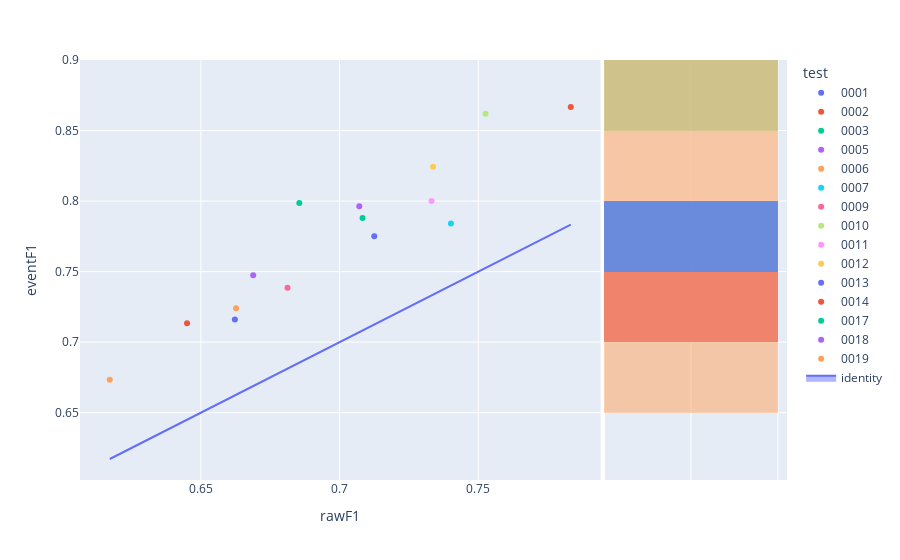

The notebook cell this image was saved under:
### Code cell
fig=px.scatter(experimentModels_N2,x='rawF1',y='eventF1',color='test',hover_name='modelId', marginal_y="histogram")
fig.add_trace(
    go.Scatter(x=experimentModels_N2['rawF1'], y=experimentModels_N2['rawF1'], name="identity", mode='lines',fill="toself")
)
fig.show()

### Figure 1 — Plotly figure (JSON) as saved in the notebook; plotly's stock layout.template omitted (floating-point values rounded to 4 significant figures)
{"data": [{"hovertemplate": "<b>%{hovertext}</b><br><br>test=0001<br>rawF1=%{x}<br>eventF1=%{y}<extra></extra>", "hovertext": ["e1d4b905-b790-4fe9-8a43-59b76a36b9dd"], "legendgroup": "0001", "marker": {"color": "#636efa", "symbol": "circle"}, "mode": "markers", "name": "0001", "orientation": "v", "showlegend": true, "type": "scatter", "x": [0.6623], "xaxis": "x", "y": [0.716], "yaxis": "y"}, {"alignmentgroup": "True", "bingroup": "y", "hovertemplate": "test=0001<br>eventF1=%{y}<br>count=%{x}<extra></extra>", "legendgroup": "0001", "marker": {"color": "#636efa"}, "name": "0001", "offsetgroup": "0001", "opacity": 0.5, "showlegend": false, "type": "histogram", "xaxis": "x2", "y": [0.716], "yaxis": "y2"}, {"hovertemplate": "<b>%{hovertext}</b><br><br>test=0002<br>rawF1=%{x}<br>eventF1=%{y}<extra></extra>", "hovertext": ["c1f62253-8dcf-4cc8-8b95-bde893a5a09e"], "legendgroup": "0002", "marker": {"color": "#EF553B", "symbol": "circle"}, "mode": "markers", "name": "0002", "orientation": "v", "showlegend": true, "type": "scatter", "x": [0.7834], "xaxis": "x", "y": [0.8666], "yaxis": "y"}, {"alignmentgroup": "True", "bingroup": "y", "hovertemplate": "test=0002<br>eventF1=%{y}<br>count=%{x}<extra></extra>", "legendgroup": "0002", "marker": {"color": "#EF553B"}, "name": "0002", "offsetgroup": "0002", "opacity": 0.5, "showlegend": false, "type": "histogram", "xaxis": "x2", "y": [0.8666], "yaxis": "y2"}, {"hovertemplate": "<b>%{hovertext}</b><br><br>test=0003<br>rawF1=%{x}<br>eventF1=%{y}<extra></extra>", "hovertext": ["4f00824a-e500-4ad5-8aec-b8f5322c821a"], "legendgroup": "0003", "marker": {"color": "#00cc96", "symbol": "circle"}, "mode": "markers", "name": "0003", "orientation": "v", "showlegend": true, "type": "scatter", "x": [0.7083], "xaxis": "x", "y": [0.788], "yaxis": "y"}, {"alignmentgroup": "True", "bingroup": "y", "hovertemplate": "test=0003<br>eventF1=%{y}<br>count=%{x}<extra></extra>", "legendgroup": "0003", "marker": {"color": "#00cc96"}, "name": "0003", "offsetgroup": "0003", "opacity": 0.5, "showlegend": false, "type": "histogram", "xaxis": "x2", "y": [0.788], "yaxis": "y2"}, {"hovertemplate": "<b>%{hovertext}</b><br><br>test=0005<br>rawF1=%{x}<br>eventF1=%{y}<extra></extra>", "hovertext": ["b729b67d-261b-41e9-8555-a5749e35811e"], "legendgroup": "0005", "marker": {"color": "#ab63fa", "symbol": "circle"}, "mode": "markers", "name": "0005", "orientation": "v", "showlegend": true, "type": "scatter", "x": [0.6689], "xaxis": "x", "y": [0.7474], "yaxis": "y"}, {"alignmentgroup": "True", "bingroup": "y", "hovertemplate": "test=0005<br>eventF1=%{y}<br>count=%{x}<extra></extra>", "legendgroup": "0005", "marker": {"color": "#ab63fa"}, "name": "0005", "offsetgroup": "0005", "opacity": 0.5, "showlegend": false, "type": "histogram", "xaxis": "x2", "y": [0.7474], "yaxis": "y2"}, {"hovertemplate": "<b>%{hovertext}</b><br><br>test=0006<br>rawF1=%{x}<br>eventF1=%{y}<extra></extra>", "hovertext": ["d084f1f0-06ef-468e-b82e-16b5f96fdc69"], "legendgroup": "0006", "marker": {"color": "#FFA15A", "symbol": "circle"}, "mode": "markers", "name": "0006", "orientation": "v", "showlegend": true, "type": "scatter", "x": [0.6172], "xaxis": "x", "y": [0.6733], "yaxis": "y"}, {"alignmentgroup": "True", "bingroup": "y", "hovertemplate": "test=0006<br>eventF1=%{y}<br>count=%{x}<extra></extra>", "legendgroup": "0006", "marker": {"color": "#FFA15A"}, "name": "0006", "offsetgroup": "0006", "opacity": 0.5, "showlegend": false, "type": "histogram", "xaxis": "x2", "y": [0.6733], "yaxis": "y2"}, {"hovertemplate": "<b>%{hovertext}</b><br><br>test=0007<br>rawF1=%{x}<br>eventF1=%{y}<extra></extra>", "hovertext": ["e4a48e65-6ade-4c80-a360-abf73bd39eeb"], "legendgroup": "0007", "marker": {"color": "#19d3f3", "symbol": "circle"}, "mode": "markers", "name": "0007", "orientation": "v", "showlegend": true, "type": "scatter", "x": [0.7401], "xaxis": "x", "y": [0.784], "yaxis": "y"}, {"alignmentgroup": "True", "bingroup": "y", "hovertemplate": "test=0007<br>eventF1=%{y}<br>count=%{x}<extra></extra>", "legendgroup": "0007", "marker": {"color": "#19d3f3"}, "name": "0007", "offsetgroup": "0007", "opacity": 0.5, "showlegend": false, "type": "histogram", "xaxis": "x2", "y": [0.784], "yaxis": "y2"}, {"hovertemplate": "<b>%{hovertext}</b><br><br>test=0009<br>rawF1=%{x}<br>eventF1=%{y}<extra></extra>", "hovertext": ["1eca4001-1d4f-4d59-b1de-1b02a0d6f95f"], "legendgroup": "0009", "marker": {"color": "#FF6692", "symbol": "circle"}, "mode": "markers", "name": "0009", "orientation": "v", "showlegend": true, "type": "scatter", "x": [0.6812], "xaxis": "x", "y": [0.7386], "yaxis": "y"}, {"alignmentgroup": "True", "bingroup": "y", "hovertemplate": "test=0009<br>eventF1=%{y}<br>count=%{x}<extra></extra>", "legendgroup": "0009", "marker": {"color": "#FF6692"}, "name": "0009", "offsetgroup": "0009", "opacity": 0.5, "showlegend": false, "type": "histogram", "xaxis": "x2", "y": [0.7386], "yaxis": "y2"}, {"hovertemplate": "<b>%{hovertext}</b><br><br>test=0010<br>rawF1=%{x}<br>eventF1=%{y}<extra></extra>", "hovertext": ["c35d7164-a086-4277-899c-731c13b90a75"], "legendgroup": "0010", "marker": {"color": "#B6E880", "symbol": "circle"}, "mode": "markers", "name": "0010", "orientation": "v", "showlegend": true, "type": "scatter", "x": [0.7526], "xaxis": "x", "y": [0.8618], "yaxis": "y"}, {"alignmentgroup": "True", "bingroup": "y", "hovertemplate": "test=0010<br>eventF1=%{y}<br>count=%{x}<extra></extra>", "legendgroup": "0010", "marker": {"color": "#B6E880"}, "name": "0010", "offsetgroup": "0010", "opacity": 0.5, "showlegend": false, "type": "histogram", "xaxis": "x2", "y": [0.8618], "yaxis": "y2"}, {"hovertemplate": "<b>%{hovertext}</b><br><br>test=0011<br>rawF1=%{x}<br>eventF1=%{y}<extra></extra>", "hovertext": ["d610a0a1-aae2-46e6-b31e-a91cb6c987fe"], "legendgroup": "0011", "marker": {"color": "#FF97FF", "symbol": "circle"}, "mode": "markers", "name": "0011", "orientation": "v", "showlegend": true, "type": "scatter", "x": [0.7331], "xaxis": "x", "y": [0.8], "yaxis": "y"}, {"alignmentgroup": "True", "bingroup": "y", "hovertemplate": "test=0011<br>eventF1=%{y}<br>count=%{x}<extra></extra>", "legendgroup": "0011", "marker": {"color": "#FF97FF"}, "name": "0011", "offsetgroup": "0011", "opacity": 0.5, "showlegend": false, "type": "histogram", "xaxis": "x2", "y": [0.8], "yaxis": "y2"}, {"hovertemplate": "<b>%{hovertext}</b><br><br>test=0012<br>rawF1=%{x}<br>eventF1=%{y}<extra></extra>", "hovertext": ["58ce72d9-8af2-4491-8cb9-99536ad462a1"], "legendgroup": "0012", "marker": {"color": "#FECB52", "symbol": "circle"}, "mode": "markers", "name": "0012", "orientation": "v", "showlegend": true, "type": "scatter", "x": [0.7337], "xaxis": "x", "y": [0.8243], "yaxis": "y"}, {"alignmentgroup": "True", "bingroup": "y", "hovertemplate": "test=0012<br>eventF1=%{y}<br>count=%{x}<extra></extra>", "legendgroup": "0012", "marker": {"color": "#FECB52"}, "name": "0012", "offsetgroup": "0012", "opacity": 0.5, "showlegend": false, "type": "histogram", "xaxis": "x2", "y": [0.8243], "yaxis": "y2"}, {"hovertemplate": "<b>%{hovertext}</b><br><br>test=0013<br>rawF1=%{x}<br>eventF1=%{y}<extra></extra>", "hovertext": ["b0dc28a7-8906-48a2-9333-829d89d4da08"], "legendgroup": "0013", "marker": {"color": "#636efa", "symbol": "circle"}, "mode": "markers", "name": "0013", "orientation": "v", "showlegend": true, "type": "scatter", "x": [0.7125], "xaxis": "x", "y": [0.775], "yaxis": "y"}, {"alignmentgroup": "True", "bingroup": "y", "hovertemplate": "test=0013<br>eventF1=%{y}<br>count=%{x}<extra></extra>", "legendgroup": "0013", "marker": {"color": "#636efa"}, "name": "0013", "offsetgroup": "0013", "opacity": 0.5, "showlegend": false, "type": "histogram", "xaxis": "x2", "y": [0.775], "yaxis": "y2"}, {"hovertemplate": "<b>%{hovertext}</b><br><br>test=0014<br>rawF1=%{x}<br>eventF1=%{y}<extra></extra>", "hovertext": ["54cb709f-d446-42be-9fd1-06990c8afe3f"], "legendgroup": "0014", "marker": {"color": "#EF553B", "symbol": "circle"}, "mode": "markers", "name": "0014", "orientation": "v", "showlegend": true, "type": "scatter", "x": [0.645], "xaxis": "x", "y": [0.7133], "yaxis": "y"}, {"alignmentgroup": "True", "bingroup": "y", "hovertemplate": "test=0014<br>eventF1=%{y}<br>count=%{x}<extra></extra>", "legendgroup": "0014", "marker": {"color": "#EF553B"}, "name": "0014", "offsetgroup": "0014", "opacity": 0.5, "showlegend": false, "type": "histogram", "xaxis": "x2", "y": [0.7133], "yaxis": "y2"}, {"hovertemplate": "<b>%{hovertext}</b><br><br>test=0017<br>rawF1=%{x}<br>eventF1=%{y}<extra></extra>", "hovertext": ["16ad2dbe-89ae-49a8-bb50-2fe8808350e1"], "legendgroup": "0017", "marker": {"color": "#00cc96", "symbol": "circle"}, "mode": "markers", "name": "0017", "orientation": "v", "showlegend": true, "type": "scatter", "x": [0.6855], "xaxis": "x", "y": [0.7986], "yaxis": "y"}, {"alignmentgroup": "True", "bingroup": "y", "hovertemplate": "test=0017<br>eventF1=%{y}<br>count=%{x}<extra></extra>", "legendgroup": "0017", "marker": {"color": "#00cc96"}, "name": "0017", "offsetgroup": "0017", "opacity": 0.5, "showlegend": false, "type": "histogram", "xaxis": "x2", "y": [0.7986], "yaxis": "y2"}, {"hovertemplate": "<b>%{hovertext}</b><br><br>test=0018<br>rawF1=%{x}<br>eventF1=%{y}<extra></extra>", "hovertext": ["b98204bb-7019-427e-a9f2-a672dfd87243"], "legendgroup": "0018", "marker": {"color": "#ab63fa", "symbol": "circle"}, "mode": "markers", "name": "0018", "orientation": "v", "showlegend": true, "type": "scatter", "x": [0.7071], "xaxis": "x", "y": [0.7963], "yaxis": "y"}, {"alignmentgroup": "True", "bingroup": "y", "hovertemplate": "test=0018<br>eventF1=%{y}<br>count=%{x}<extra></extra>", "legendgroup": "0018", "marker": {"color": "#ab63fa"}, "name": "0018", "offsetgroup": "0018", "opacity": 0.5, "showlegend": false, "type": "histogram", "xaxis": "x2", "y": [0.7963], "yaxis": "y2"}, {"hovertemplate": "<b>%{hovertext}</b><br><br>test=0019<br>rawF1=%{x}<br>eventF1=%{y}<extra></extra>", "hovertext": ["48b09ab7-ec21-48fa-ae25-c197b95a7389"], "legendgroup": "0019", "marker": {"color": "#FFA15A", "symbol": "circle"}, "mode": "markers", "name": "0019", "orientation": "v", "showlegend": true, "type": "scatter", "x": [0.6627], "xaxis": "x", "y": [0.7239], "yaxis": "y"}, {"alignmentgroup": "True", "bingroup": "y", "hovertemplate": "test=0019<br>eventF1=%{y}<br>count=%{x}<extra></extra>", "legendgroup": "0019", "marker": {"color": "#FFA15A"}, "name": "0019", "offsetgroup": "0019", "opacity": 0.5, "showlegend": false, "type": "histogram", "xaxis": "x2", "y": [0.7239], "yaxis": "y2"}, {"fill": "toself", "mode": "lines", "name": "identity", "type": "scatter", "x": [0.6623, 0.7834, 0.7083, 0.6689, 0.6172, 0.7401, 0.6812, 0.7526, 0.7331, 0.7337, 0.7125, 0.645, 0.6855, 0.7071, 0.6627], "y": [0.6623, 0.7834, 0.7083, 0.6689, 0.6172, 0.7401, 0.6812, 0.7526, 0.7331, 0.7337, 0.7125, 0.645, 0.6855, 0.7071, 0.6627]}], "layout": {"barmode": "overlay", "legend": {"title": {"text": "test"}, "tracegroupgap": 0}, "margin": {"t": 60}, "xaxis": {"anchor": "y", "domain": [0, 0.7363], "title": {"text": "rawF1"}}, "xaxis2": {"anchor": "y2", "domain": [0.7413, 1], "matches": "x2", "showgrid": true, "showline": false, "showticklabels": false, "ticks": ""}, "yaxis": {"anchor": "x", "domain": [0, 1], "title": {"text": "eventF1"}}, "yaxis2": {"anchor": "x2", "domain": [0, 1], "matches": "y", "showgrid": true, "showticklabels": false}}}
